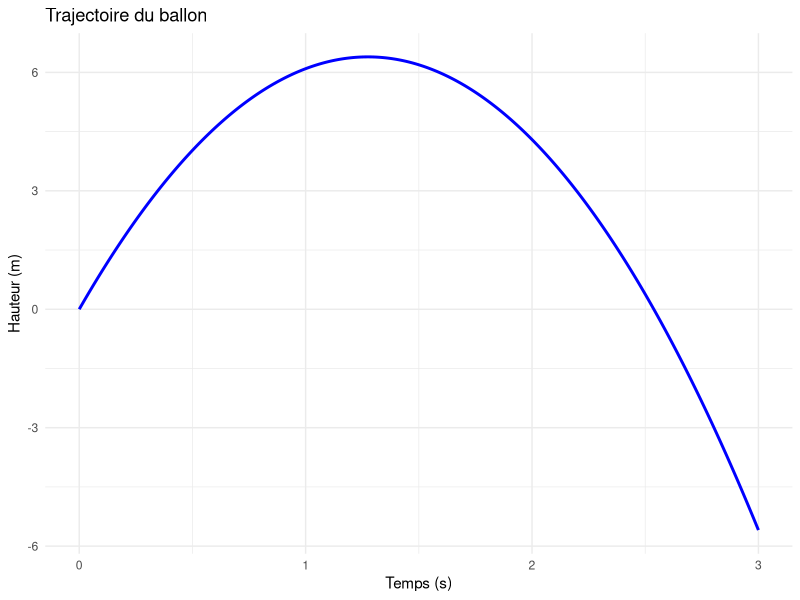
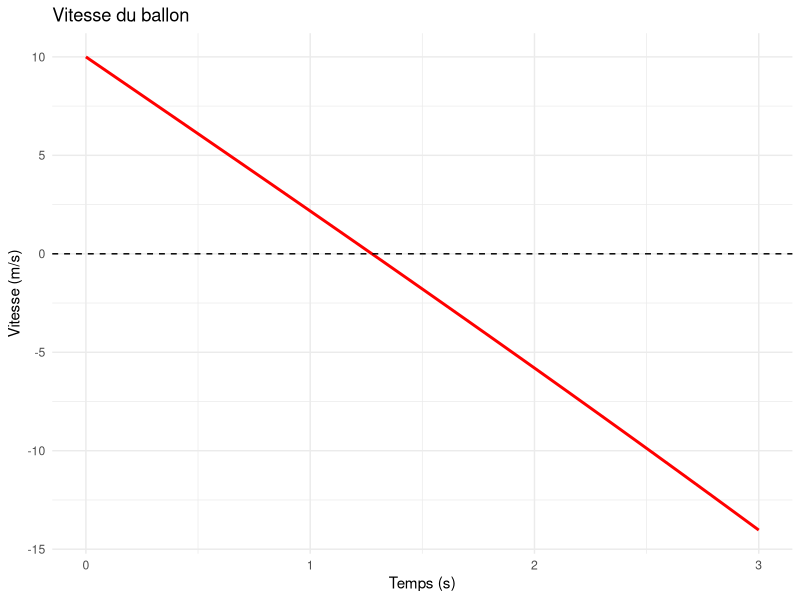
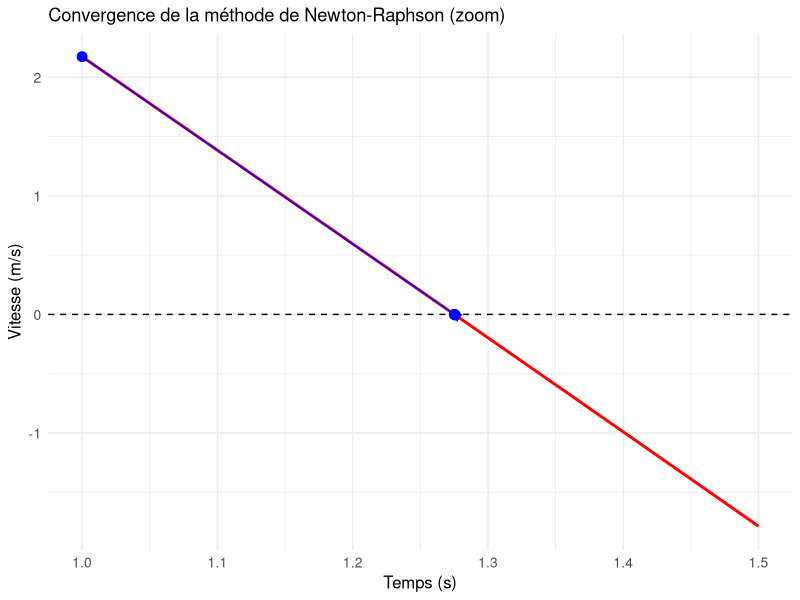

These charts were generated, in order, by the following R code:
## ---- chunk 1
#| label: fig-hauteur
#| fig-cap: "Hauteur du ballon en fonction du temps"

library(ggplot2)
library(dplyr)

# Fonction hauteur
h <- function(t) {
  50 * log(cosh(0.2 * t)) + 10 * t - 4.9 * t^2
}

# Création des données
t_vals <- seq(0, 3, by = 0.01)
height_data <- data.frame(
  t = t_vals,
  height = sapply(t_vals, h)
)

# Graphique
ggplot(height_data, aes(x = t, y = height)) +
  geom_line(color = "blue", size = 1) +
  labs(x = "Temps (s)", y = "Hauteur (m)") +
  theme_minimal() +
  ggtitle("Trajectoire du ballon")
## ---- chunk 2
#| label: fig-vitesse
#| fig-cap: "Vitesse du ballon en fonction du temps"

# Fonction vitesse
v <- function(t) {
  10 * tanh(0.2 * t) + 10 - 9.8 * t
}

# Création des données
velocity_data <- data.frame(
  t = t_vals,
  velocity = sapply(t_vals, v)
)

# Graphique
ggplot(velocity_data, aes(x = t, y = velocity)) +
  geom_line(color = "red", size = 1) +
  geom_hline(yintercept = 0, linetype = "dashed") +
  labs(x = "Temps (s)", y = "Vitesse (m/s)") +
  theme_minimal() +
  ggtitle("Vitesse du ballon")
## ---- chunk 3
# Fonction f(t) et sa dérivée
f <- function(t) {
  10 * tanh(0.2 * t) + 10 - 9.8 * t
}

f_prime <- function(t) {
  2 * (1 / cosh(0.2 * t))^2 - 9.8
}

# Fonction Newton-Raphson
newton_raphson <- function(x0, tolerance = 1e-6, max_iter = 100) {
  x <- x0
  iterations <- data.frame(
    iteration = 0,
    x = x0,
    f_x = f(x0)
  )
  
  for (i in 1:max_iter) {
    x_new <- x - f(x) / f_prime(x)
    
    iterations <- rbind(iterations, 
                       data.frame(iteration = i,
                                x = x_new,
                                f_x = f(x_new)))
    
    if (abs(x_new - x) < tolerance) {
      break
    }
    x <- x_new
  }
  
  return(iterations)
}

# Application avec x0 = 1
resultats <- newton_raphson(1)

# Affichage des résultats
knitr::kable(resultats,
             col.names = c("Itération", "t (secondes)", "f(t)"),
             digits = 6,
             caption = "Résultats de la méthode de Newton-Raphson")
## ---- chunk 4
#| label: fig-convergence
#| fig-cap: "Convergence de la méthode de Newton-Raphson"

# Filtrer les données pour l'intervalle [1, 1.5]
velocity_data_zoom <- velocity_data %>% 
  filter(t >= 1 & t <= 1.5)

# Ajout des points d'itération au graphique de vitesse avec zoom
ggplot(velocity_data_zoom, aes(x = t, y = velocity)) +
  geom_line(color = "red", size = 1) +
  geom_hline(yintercept = 0, linetype = "dashed") +
  geom_point(data = resultats, 
             aes(x = x, y = f_x),
             color = "blue",
             size = 3) +
  geom_path(data = resultats, 
            aes(x = x, y = f_x),
            color = "blue",
            arrow = arrow(length = unit(0.2, "cm")),
            size = 0.5) +
  labs(x = "Temps (s)", y = "Vitesse (m/s)") +
  scale_x_continuous(limits = c(1, 1.5),
                    breaks = seq(1, 1.5, 0.1)) +
  theme_minimal() +
  ggtitle("Convergence de la méthode de Newton-Raphson (zoom)") +
  theme(axis.text = element_text(size = 10),
        axis.title = element_text(size = 12))
